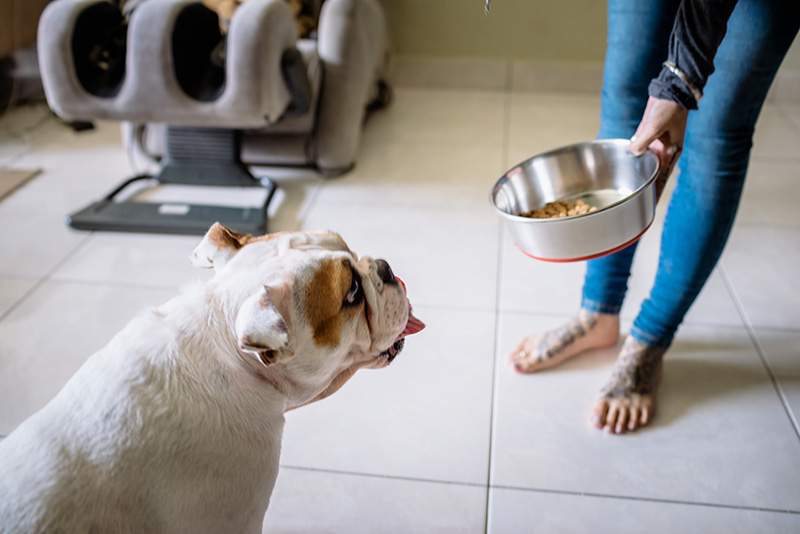
#> input picture repos/SAM/notebooks/images/dog.jpg, 800 x 534 px
$ python -i regions.py   (imports and definitions only)
#> lines starting #> are read from the running program, lines starting #| are printed output that depends on the picture
#> further down, picture is the input picture: PIL image 800x534 RGB; mean R, G, B 150.6, 148.7, 148.1
"""Region operations on mask images.

Every function takes and returns a PIL image, apart from :func:`dominant_plane`, which
takes and answers picture codes. Return mode is ``L`` for some and ``RGB`` for others, and
inversion varies by function.
"""

from __future__ import annotations

import torch
from PIL import Image, ImageFilter, ImageOps

from .. import log

__all__ = [
    "arbitrary_region",
    "ceiling_region",
    "combine_masks",
    "crop_dominant_region",
    "crop_minority_region",
    "crop_region",
    "dominant_plane",
    "dominant_region",
    "fill_region",
    "floor_region",
    "gaussian_region",
    "minority_region",
    "morph_region",
    "smooth_region",
    "threshold_region",
]

# [1 line that did not run here, left out]

#: Level a sample must exceed for the two cropping operations to count it as set.
CROP_LEVEL = 128

#: How far a Gaussian kernel reaches, as a multiple of its standard deviation.
KERNEL_REACH = 4.0

#: Accumulators a pairwise sum interleaves, and the longest run it adds without halving.
SUM_LANES = 8
SUM_BLOCK = 128

_DEVICE: list = []


# [293 lines left out: functions crop_dominant_region, crop_minority_region, crop_region, dominant_region, dominant_plane, minority_region and 8 more, not called in this run]


def gaussian_region(image: Image.Image, radius: float = 5.0) -> Image.Image:
    """Feather a mask with a Gaussian blur.

    The radius is truncated to an integer, so 5.9 blurs as 5.

    Args:
        image: Mask image, converted to ``L`` internally.
        radius: Blur radius in pixels.

    Returns:
        An ``RGB`` image of the blurred mask. The input is inverted before the blur and
        the result is not inverted back.
    """
#> called with radius = 5
    image = ImageOps.invert(image.convert("L"))
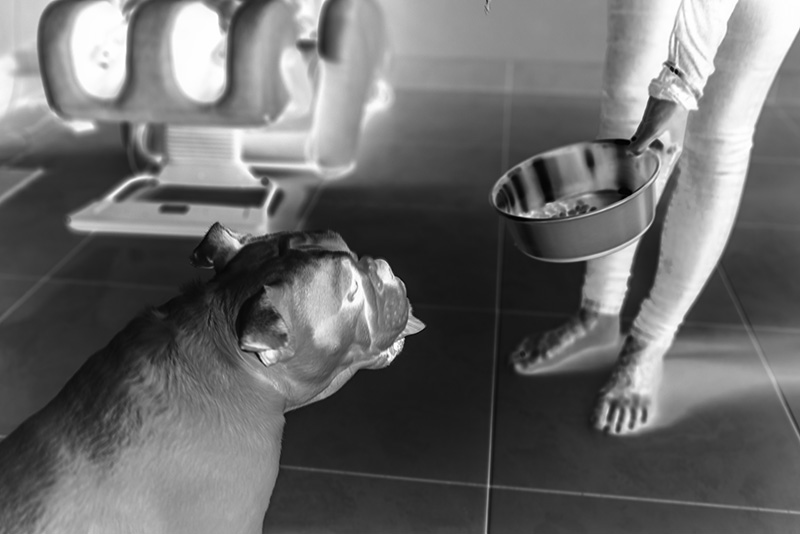
#> image: PIL image 800x534 L; min 0, max 255, mean 105.8
    image = image.filter(ImageFilter.GaussianBlur(radius=int(radius)))
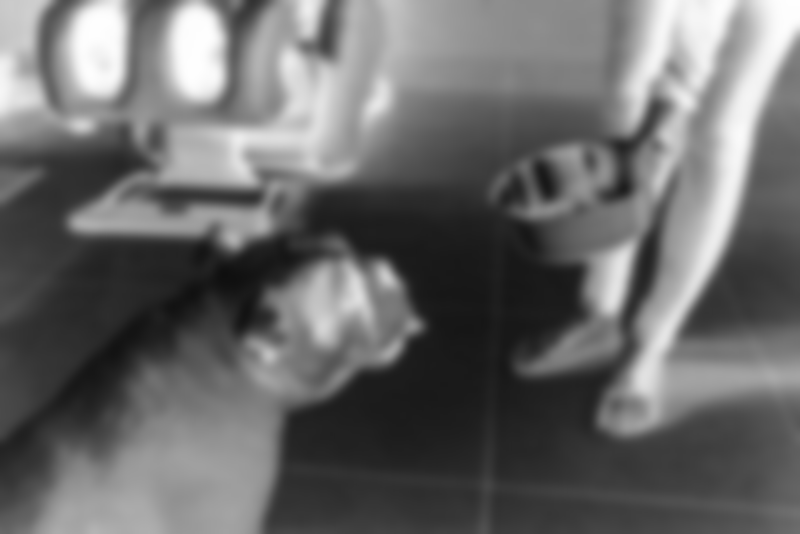
#> image: PIL image 800x534 L; min 15, max 254, mean 105.8
    return image.convert("RGB")


# [340 lines left out: functions _crop_extreme_region, _extreme_plane, connected, _label, _areas, _first and 7 more, not called in this run]

>>> from PIL import Image
>>> picture = Image.open('../../repos/SAM/notebooks/images/dog.jpg')
>>> result = gaussian_region(picture)

$ run again, on repos/SAM/notebooks/images/groceries.jpg
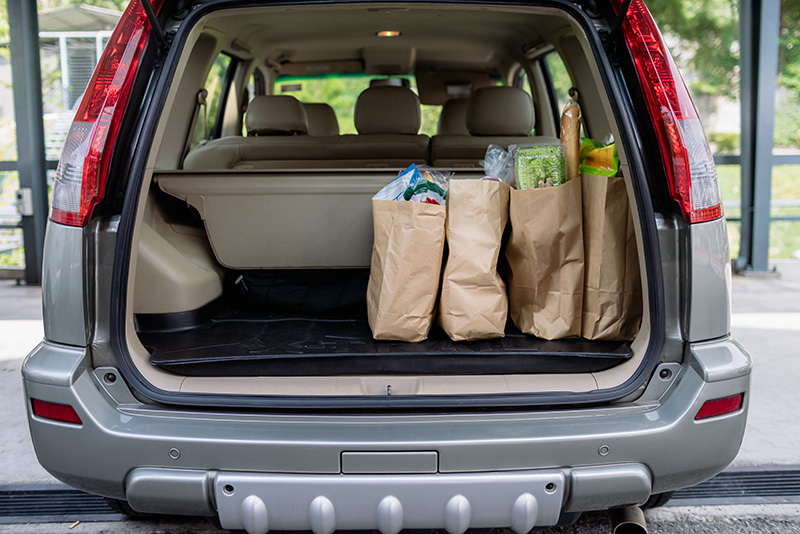
#> input picture repos/SAM/notebooks/images/groceries.jpg, 800 x 534 px
#> picture is the input picture: PIL image 800x534 RGB; mean R, G, B 109.5, 105.7, 102.9
#> in gaussian_region, `image = ImageOps.invert(image.convert("L"))`:
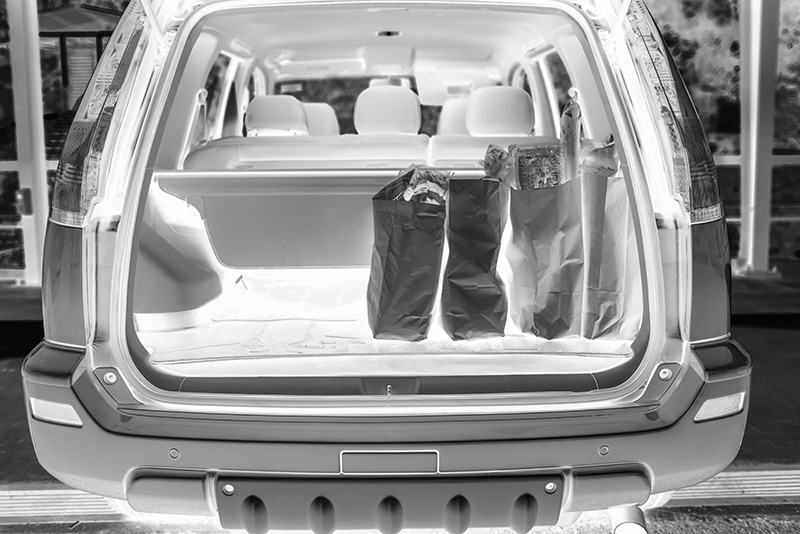
#> image: PIL image 800x534 L; min 0, max 255, mean 148.5
#> in gaussian_region, `image = image.filter(ImageFilter.GaussianBlur(radius=int(radius)))`:
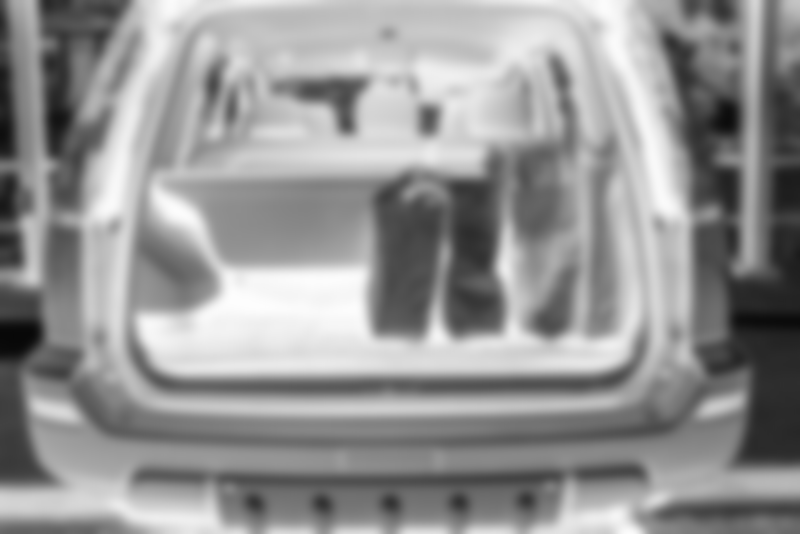
#> image: PIL image 800x534 L; min 7, max 253, mean 148.5

$ run again, on repos/SAM/notebooks/images/truck.jpg
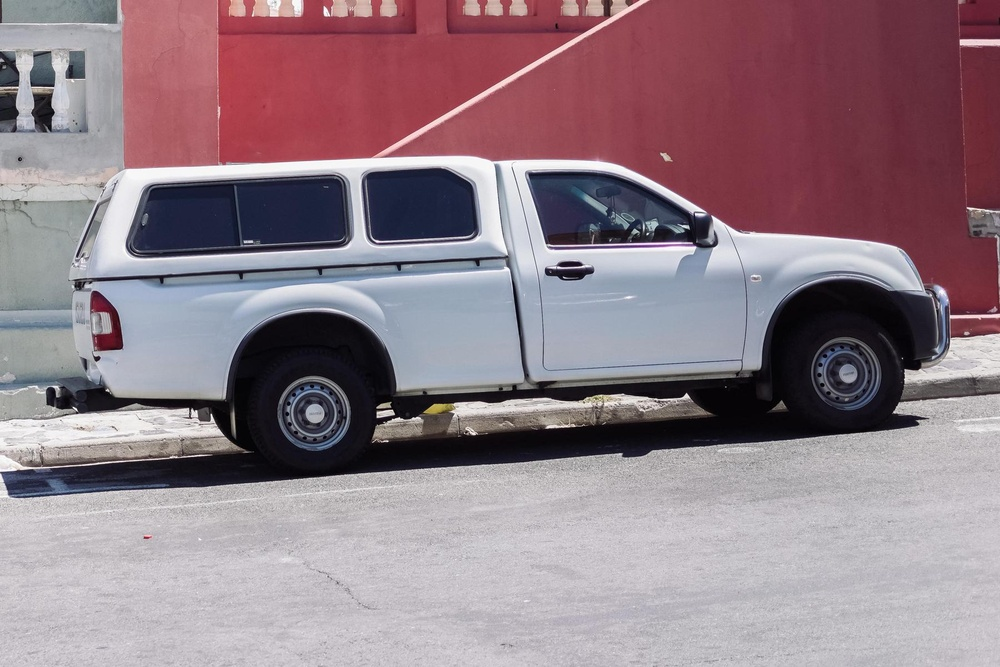
#> input picture repos/SAM/notebooks/images/truck.jpg, 1000 x 667 px, shrunk from 1800 x 1200 before the run
#> picture is the input picture: PIL image 1000x667 RGB; mean R, G, B 145.8, 126.5, 135.2
#> in gaussian_region, `image = ImageOps.invert(image.convert("L"))`:
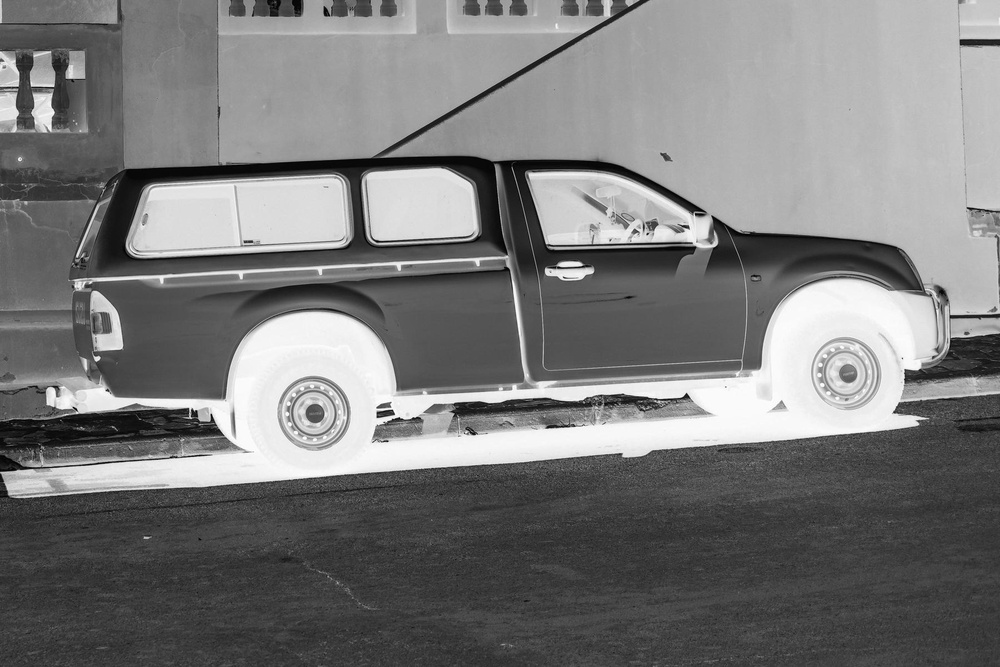
#> image: PIL image 1000x667 L; min 0, max 255, mean 121.8
#> in gaussian_region, `image = image.filter(ImageFilter.GaussianBlur(radius=int(radius)))`:
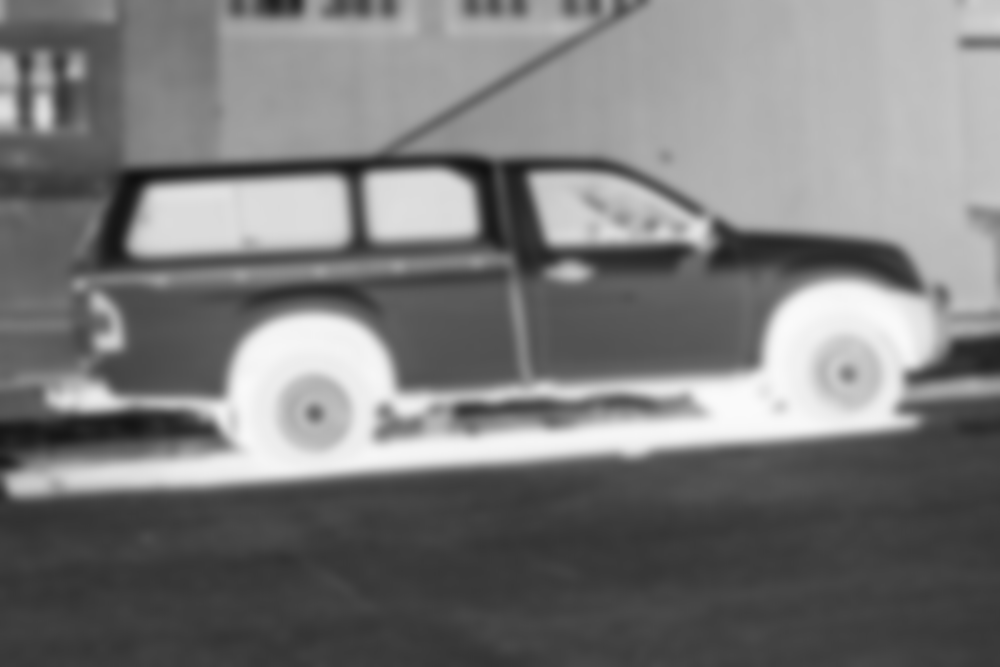
#> image: PIL image 1000x667 L; min 15, max 250, mean 121.8
